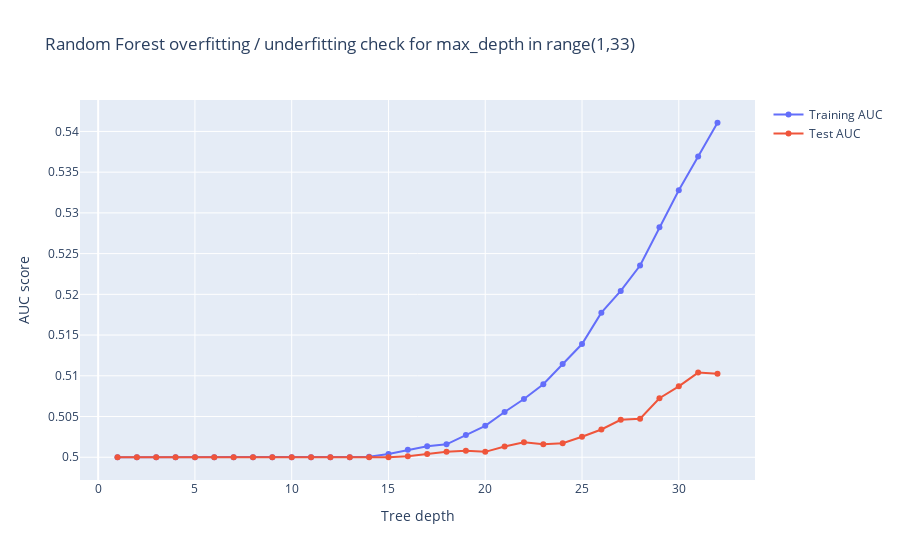

Notebook cell for this chart:
### Code cell
# Create traces
fig2 = go.Figure()
fig2.add_trace(go.Scatter(x=max_depths, y=train_rf,
                    mode='lines+markers',
                    name='Training AUC'))
fig2.add_trace(go.Scatter(x=max_depths, y=test_rf,
                    mode='lines+markers',
                    name='Test AUC'))

fig2.update_layout(title='Random Forest overfitting / underfitting check for max_depth in range(1,33)', xaxis_title = 'Tree depth', yaxis_title = 'AUC score')

fig2.show()

### Figure 1 — Plotly figure (JSON) as saved in the notebook; plotly's stock layout.template omitted (floating-point values rounded to 4 significant figures)
{"data": [{"mode": "lines+markers", "name": "Training AUC", "type": "scatter", "x": [1, 2, 3, 4, 5, 6, 7, 8, 9, 10, 11, 12, 13, 14, 15, 16, 17, 18, 19, 20, 21, 22, 23, 24, 25, 26, 27, 28, 29, 30, 31, 32], "y": [0.5, 0.5, 0.5, 0.5, 0.5, 0.5, 0.5, 0.5, 0.5, 0.5, 0.5, 0.5, 0.5, 0.5001, 0.5004, 0.5009, 0.5014, 0.5016, 0.5027, 0.5039, 0.5056, 0.5071, 0.509, 0.5115, 0.5139, 0.5178, 0.5204, 0.5235, 0.5282, 0.5328, 0.5369, 0.5411]}, {"mode": "lines+markers", "name": "Test AUC", "type": "scatter", "x": [1, 2, 3, 4, 5, 6, 7, 8, 9, 10, 11, 12, 13, 14, 15, 16, 17, 18, 19, 20, 21, 22, 23, 24, 25, 26, 27, 28, 29, 30, 31, 32], "y": [0.5, 0.5, 0.5, 0.5, 0.5, 0.5, 0.5, 0.5, 0.5, 0.5, 0.5, 0.5, 0.5, 0.5, 0.5, 0.5001, 0.5004, 0.5007, 0.5008, 0.5007, 0.5013, 0.5019, 0.5016, 0.5017, 0.5025, 0.5034, 0.5046, 0.5047, 0.5072, 0.5087, 0.5104, 0.5103]}], "layout": {"title": {"text": "Random Forest overfitting / underfitting check for max_depth in range(1,33)"}, "xaxis": {"title": {"text": "Tree depth"}}, "yaxis": {"title": {"text": "AUC score"}}}}
